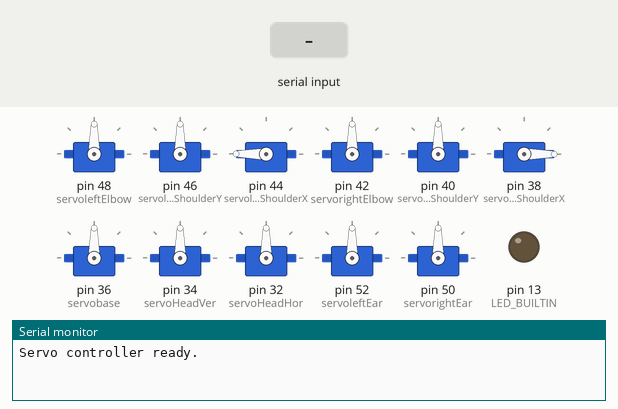
Simulated run of this sketch. Board: Arduino Mega 2560, built with avr-gcc and run on an emulated ATmega2560. Parts: 11 × servo, output pins drawn as LEDs (lit = HIGH), the last lines printed to the serial monitor. Dashed ring = blinking. Inputs (shaded band) come from the test bench.

Above: at 2.7 s.
2.8 s: "90,45\n" received over the second serial link
At 3.11 s:
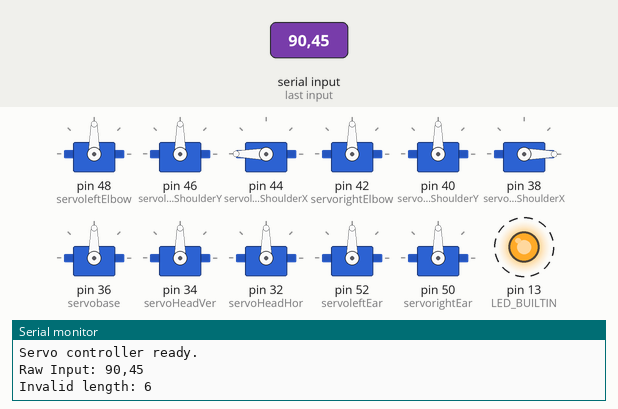
4.6 s: "5\n" received over the second serial link
At 5.9 s:
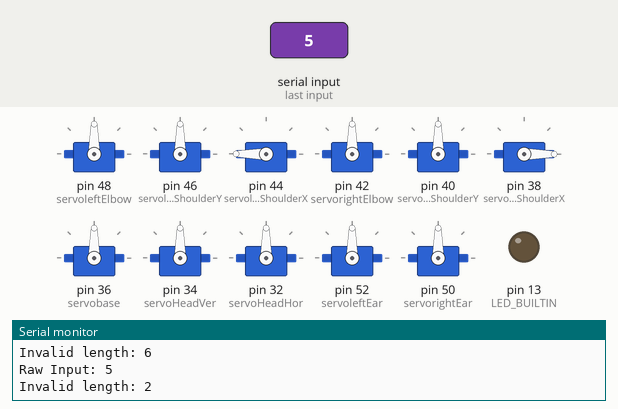
Timing chart, 0 to 7.6 s (numbered marks = the images above; inputs shaded):
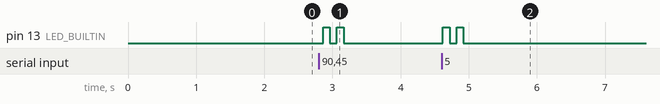

The sketch:

servos.ino
```cpp
// Pose Imitator Arduino Mega Code (Serial Ears Version)
// Debasish Buragohain
#include <Servo.h>

Servo servoHeadHor;
Servo servoHeadVer;
Servo servorightShoulderY;
Servo servoleftShoulderY;
Servo servorightShoulderX;
Servo servoleftShoulderX;
Servo servorightElbow;
Servo servoleftElbow;
Servo servobase;
Servo servorightEar;
Servo servoleftEar;

void setup() {
  Serial.begin(9600);
  Serial3.begin(9600);
  Serial.print("Servo controller ready.");
  Serial.println("\n");
  pinMode(LED_BUILTIN, OUTPUT);

  servoleftElbow.attach(48);
  servoleftShoulderY.attach(46);
  servoleftShoulderX.attach(44);
  servorightElbow.attach(42);
  servorightShoulderY.attach(40);
  servorightShoulderX.attach(38);
  servobase.attach(36);
  servoHeadVer.attach(34);
  servoHeadHor.attach(32);
  servoleftEar.attach(52);
  servorightEar.attach(50);

  delay(1000);
  servoHeadHor.write(90);
  servoHeadVer.write(90);
  servorightShoulderY.write(90);
  servoleftShoulderY.write(90);
  servorightShoulderX.write(0);
  servoleftShoulderX.write(180);
  servorightElbow.write(90);
  servoleftElbow.write(90);
  servobase.write(90);
  servorightEar.write(90);
  servoleftEar.write(90);
  delay(500);
}

void loop() {
  static unsigned long lastOnlineMessage = 0;

  if (millis() - lastOnlineMessage >= 3000) {
    Serial3.println("online");
    lastOnlineMessage = millis();
  }

  if (Serial3.available()) {
    String inputText;
    while (Serial3.available()) {
      char c = Serial3.read();
      delay(10);
      inputText += c;
    }

    // 11 servos * 2 digits each = 22 characters.
    if (inputText.length() > 22) {
      inputText.remove(22);
    }

    Serial.println("");
    Serial.print("Raw Input: ");
    Serial.println(inputText);

    if (inputText.length() != 22) {
      Serial.print("Invalid length: ");
      Serial.print(inputText.length());
      for (int dh = 0; dh < 2; dh++) {
        digitalWrite(LED_BUILTIN, HIGH); delay(100);
        digitalWrite(LED_BUILTIN, LOW); delay(100);
      }
      return;
    }
    else {
      int inputDegrees[11] = { -1, -1, -1, -1, -1, -1, -1, -1, -1, -1, -1 };

      for (int i = 0; i <= 21; i += 2) {
        int tens = (int(inputText[i]) - 48) * 10;
        int ones = (int(inputText[i + 1]) - 48);
        inputDegrees[i / 2] = (tens + ones) * 10;
      }

      String displayIt;
      for (int i = 0; i < 11; i++) {
        if (inputDegrees[i] == -1) {
          Serial.print("Error: input degree array contains an error value.");
          return;
        }
        displayIt += String(inputDegrees[i]) + ' ';
      }
      Serial.print("Parsed Angles: ");
      Serial.println(displayIt);

      // Existing mapping retained from the source file.
      if (servoHeadHor.read() != inputDegrees[0]) { servoHeadHor.write(inputDegrees[0]); delay(150); }
      if (servorightShoulderY.read() != inputDegrees[1]) { servorightShoulderY.write(inputDegrees[1]); delay(150); }
      if (servoleftShoulderY.read() != inputDegrees[2]) { servoleftShoulderY.write(inputDegrees[2]); delay(150); }
      if (servorightShoulderX.read() != inputDegrees[3]) { servorightShoulderX.write(inputDegrees[3]); delay(150); }
      if (servoleftShoulderX.read() != inputDegrees[4]) { servoleftShoulderX.write(inputDegrees[4]); delay(150); }
      if (servorightElbow.read() != inputDegrees[5]) { servorightElbow.write(inputDegrees[5]); delay(150); }
      if (servoleftElbow.read() != inputDegrees[6]) { servoleftElbow.write(inputDegrees[6]); delay(150); }
      if (servobase.read() != inputDegrees[7]) { servobase.write(inputDegrees[7]); delay(150); }

      // Use slot 8 for head vertical so all 11 serial values are applied.
      if (servoHeadVer.read() != inputDegrees[8]) { servoHeadVer.write(inputDegrees[8]); delay(150); }

      // New serial-controlled ear slots.
      // Last second value -> left ear, last value -> right ear.
      if (servoleftEar.read() != inputDegrees[9]) { servoleftEar.write(inputDegrees[9]); delay(150); }
      if (servorightEar.read() != inputDegrees[10]) { servorightEar.write(inputDegrees[10]); delay(150); }
    }
    delay(40);
  }
}
```

Measured:
- after the input at 2.8 s, pin 13 (LED_BUILTIN): alternates HIGH for 0.10 s and LOW for 0.10 s, 4 changes in all, then stays LOW, starting after 0.06 s
- after the input at 4.6 s, pin 13 (LED_BUILTIN): alternates HIGH for 0.10 s and LOW for 0.10 s, 4 changes in all, then stays LOW, starting at once
